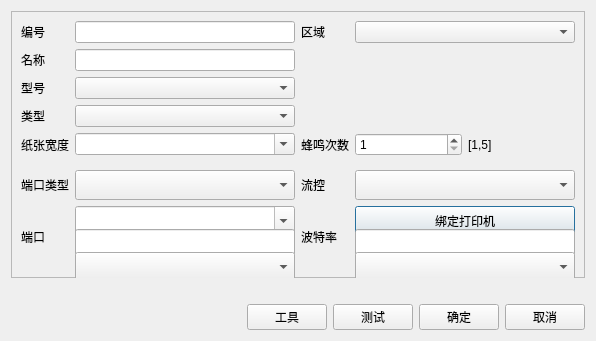
<?xml version="1.0" encoding="UTF-8"?>
<ui version="4.0">
 <class>w_bt_dish_Kitchenprinter_printerSet</class>
 <widget class="QDialog" name="w_bt_dish_Kitchenprinter_printerSet">
  <property name="geometry">
   <rect>
    <x>0</x>
    <y>0</y>
    <width>596</width>
    <height>341</height>
   </rect>
  </property>
  <property name="windowTitle">
   <string>Dialog</string>
  </property>
  <layout class="QVBoxLayout" name="verticalLayout">
   <item>
    <widget class="QFrame" name="frame">
     <property name="minimumSize">
      <size>
       <width>550</width>
       <height>170</height>
      </size>
     </property>
     <property name="frameShape">
      <enum>QFrame::StyledPanel</enum>
     </property>
     <property name="frameShadow">
      <enum>QFrame::Raised</enum>
     </property>
     <property name="outer_stylesheet" stdset="0">
      <string>frame_detail_show</string>
     </property>
     <layout class="QGridLayout" name="gridLayout_2" columnstretch="0,1,0,1">
      <item row="4" column="1">
       <widget class="lds_ComboBox" name="comboBox_paperwidth">
        <property name="editable">
         <bool>true</bool>
        </property>
       </widget>
      </item>
      <item row="2" column="0">
       <widget class="QLabel" name="label_3">
        <property name="text">
         <string>型号</string>
        </property>
       </widget>
      </item>
      <item row="4" column="3">
       <layout class="QHBoxLayout" name="horizontalLayout_2">
        <item>
         <widget class="QSpinBox" name="spinBox_XINYE_beep">
          <property name="minimum">
           <number>1</number>
          </property>
          <property name="maximum">
           <number>5</number>
          </property>
         </widget>
        </item>
        <item>
         <widget class="QLabel" name="label_XINYE_desc">
          <property name="text">
           <string>[1,5]</string>
          </property>
         </widget>
        </item>
       </layout>
      </item>
      <item row="7" column="0">
       <widget class="QLabel" name="label_port">
        <property name="minimumSize">
         <size>
          <width>0</width>
          <height>30</height>
         </size>
        </property>
        <property name="text">
         <string>端口</string>
        </property>
       </widget>
      </item>
      <item row="6" column="1">
       <widget class="lds_ComboBox" name="comboBox_porttype">
        <property name="minimumSize">
         <size>
          <width>0</width>
          <height>30</height>
         </size>
        </property>
        <property name="maximumSize">
         <size>
          <width>16777215</width>
          <height>30</height>
         </size>
        </property>
       </widget>
      </item>
      <item row="3" column="0">
       <widget class="QLabel" name="label_5">
        <property name="text">
         <string>类型</string>
        </property>
       </widget>
      </item>
      <item row="4" column="0">
       <widget class="QLabel" name="label_7">
        <property name="text">
         <string>纸张宽度</string>
        </property>
       </widget>
      </item>
      <item row="6" column="0">
       <widget class="QLabel" name="label_type">
        <property name="minimumSize">
         <size>
          <width>0</width>
          <height>30</height>
         </size>
        </property>
        <property name="text">
         <string>端口类型</string>
        </property>
       </widget>
      </item>
      <item row="1" column="1">
       <widget class="QLineEdit" name="lineEdit_name"/>
      </item>
      <item row="0" column="1">
       <widget class="QLineEdit" name="lineEdit_no"/>
      </item>
      <item row="0" column="2">
       <widget class="QLabel" name="label_ch_areano">
        <property name="text">
         <string>区域</string>
        </property>
       </widget>
      </item>
      <item row="1" column="0">
       <widget class="QLabel" name="label_2">
        <property name="text">
         <string>名称</string>
        </property>
       </widget>
      </item>
      <item row="4" column="2">
       <widget class="QLabel" name="label_XINYE_beep">
        <property name="text">
         <string>蜂鸣次数</string>
        </property>
       </widget>
      </item>
      <item row="7" column="3">
       <layout class="QVBoxLayout" name="verticalLayout_3">
        <item>
         <widget class="QPushButton" name="pushButton_usb_vp">
          <property name="minimumSize">
           <size>
            <width>0</width>
            <height>30</height>
           </size>
          </property>
          <property name="maximumSize">
           <size>
            <width>16777215</width>
            <height>30</height>
           </size>
          </property>
          <property name="text">
           <string>绑定打印机</string>
          </property>
         </widget>
        </item>
        <item>
         <widget class="QLineEdit" name="lineEdit_port">
          <property name="minimumSize">
           <size>
            <width>0</width>
            <height>30</height>
           </size>
          </property>
          <property name="maximumSize">
           <size>
            <width>16777215</width>
            <height>30</height>
           </size>
          </property>
         </widget>
        </item>
        <item>
         <widget class="QComboBox" name="comboBox_baud">
          <property name="minimumSize">
           <size>
            <width>0</width>
            <height>30</height>
           </size>
          </property>
          <property name="maximumSize">
           <size>
            <width>16777215</width>
            <height>30</height>
           </size>
          </property>
         </widget>
        </item>
       </layout>
      </item>
      <item row="0" column="0">
       <widget class="QLabel" name="label">
        <property name="text">
         <string>编号</string>
        </property>
       </widget>
      </item>
      <item row="7" column="1">
       <layout class="QVBoxLayout" name="verticalLayout_2">
        <item>
         <widget class="QComboBox" name="comboBox_port_usb">
          <property name="minimumSize">
           <size>
            <width>0</width>
            <height>30</height>
           </size>
          </property>
          <property name="maximumSize">
           <size>
            <width>16777215</width>
            <height>30</height>
           </size>
          </property>
          <property name="editable">
           <bool>true</bool>
          </property>
         </widget>
        </item>
        <item>
         <widget class="QLineEdit" name="lineEdit_ip">
          <property name="minimumSize">
           <size>
            <width>0</width>
            <height>30</height>
           </size>
          </property>
          <property name="maximumSize">
           <size>
            <width>16777215</width>
            <height>30</height>
           </size>
          </property>
         </widget>
        </item>
        <item>
         <widget class="QComboBox" name="comboBox_port_tty">
          <property name="minimumSize">
           <size>
            <width>0</width>
            <height>30</height>
           </size>
          </property>
          <property name="maximumSize">
           <size>
            <width>16777215</width>
            <height>30</height>
           </size>
          </property>
         </widget>
        </item>
       </layout>
      </item>
      <item row="0" column="3">
       <widget class="lds_ComboBox" name="comboBox_ch_areano"/>
      </item>
      <item row="6" column="2">
       <widget class="QLabel" name="label_flowcontrol">
        <property name="minimumSize">
         <size>
          <width>0</width>
          <height>30</height>
         </size>
        </property>
        <property name="text">
         <string>流控</string>
        </property>
       </widget>
      </item>
      <item row="6" column="3">
       <widget class="lds_ComboBox" name="comboBox_flowcontrol">
        <property name="minimumSize">
         <size>
          <width>0</width>
          <height>30</height>
         </size>
        </property>
        <property name="maximumSize">
         <size>
          <width>16777215</width>
          <height>30</height>
         </size>
        </property>
       </widget>
      </item>
      <item row="7" column="2">
       <widget class="QLabel" name="label_baud">
        <property name="minimumSize">
         <size>
          <width>0</width>
          <height>30</height>
         </size>
        </property>
        <property name="text">
         <string>波特率</string>
        </property>
       </widget>
      </item>
      <item row="5" column="0" colspan="4">
       <widget class="QLabel" name="label_4">
        <property name="minimumSize">
         <size>
          <width>0</width>
          <height>2</height>
         </size>
        </property>
        <property name="maximumSize">
         <size>
          <width>16777215</width>
          <height>2</height>
         </size>
        </property>
        <property name="outer_stylesheet" stdset="0">
         <string>line_div_h</string>
        </property>
       </widget>
      </item>
      <item row="2" column="1">
       <widget class="lds_ComboBox" name="comboBox_printtype"/>
      </item>
      <item row="3" column="1">
       <widget class="lds_ComboBox" name="comboBox_instype"/>
      </item>
     </layout>
    </widget>
   </item>
   <item>
    <widget class="QLabel" name="label_tip">
     <property name="styleSheet">
      <string notr="true">color:#ff546b;</string>
     </property>
     <property name="text">
      <string/>
     </property>
    </widget>
   </item>
   <item>
    <layout class="QHBoxLayout" name="horizontalLayout">
     <item>
      <spacer name="horizontalSpacer">
       <property name="orientation">
        <enum>Qt::Horizontal</enum>
       </property>
       <property name="sizeHint" stdset="0">
        <size>
         <width>40</width>
         <height>20</height>
        </size>
       </property>
      </spacer>
     </item>
     <item>
      <widget class="lds_toolbar_button" name="pushButton_tool">
       <property name="text">
        <string>工具</string>
       </property>
       <property name="outer_stylesheet" stdset="0">
        <string>pushbutton</string>
       </property>
      </widget>
     </item>
     <item>
      <widget class="lds_toolbar_button" name="pushButton_test">
       <property name="text">
        <string>测试</string>
       </property>
       <property name="outer_stylesheet" stdset="0">
        <string>pushbutton</string>
       </property>
      </widget>
     </item>
     <item>
      <widget class="lds_toolbar_button" name="pushButton_ok">
       <property name="text">
        <string>确定</string>
       </property>
       <property name="outer_stylesheet" stdset="0">
        <string>pushbutton</string>
       </property>
      </widget>
     </item>
     <item>
      <widget class="lds_toolbar_button" name="pushButton_exit">
       <property name="text">
        <string>取消</string>
       </property>
       <property name="outer_stylesheet" stdset="0">
        <string>pushbutton</string>
       </property>
      </widget>
     </item>
    </layout>
   </item>
  </layout>
 </widget>
 <customwidgets>
  <customwidget>
   <class>lds_toolbar_button</class>
   <extends>QPushButton</extends>
   <header>lds_toolbar_button.h</header>
  </customwidget>
  <customwidget>
   <class>lds_ComboBox</class>
   <extends>QComboBox</extends>
   <header>lds_combobox.h</header>
  </customwidget>
 </customwidgets>
 <resources/>
 <connections/>
</ui>
